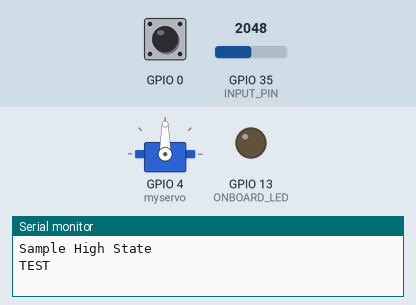
A sketch run on a simulated ESP32. Shown: servo, output pins drawn as LEDs (lit = HIGH), the last lines printed to the serial monitor. The inputs (shaded band) are chosen by the test bench; at power-on: GPIO 0 LOW, GPIO 35 (INPUT_PIN) = 2048.

Above: at 1.2 s.
1.3 s: GPIO 0 pulsed HIGH 5 times (0.12 s each, 0.3 s apart)
At 3.8 s:
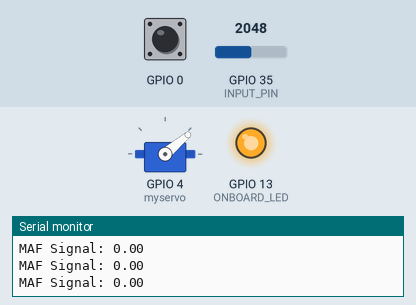
4.3 s: GPIO 35 (INPUT_PIN) set to 3603
At 7.08 s:
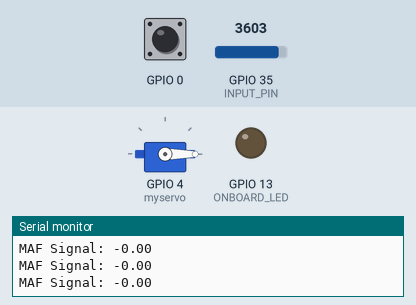
7.3 s: GPIO 35 (INPUT_PIN) set to 4095
At 9.59 s:
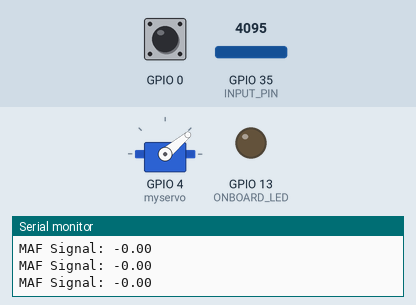
10.3 s: GPIO 35 (INPUT_PIN) set to 491
At 11.4 s:
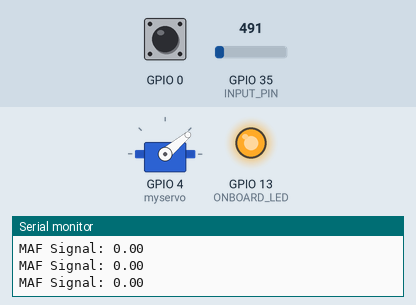
13.3 s: GPIO 0 pulsed HIGH 2 times (0.12 s each, 0.3 s apart)
At 13.61 s:
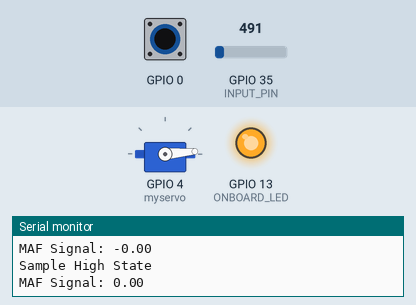
15.4 s: GPIO 35 (INPUT_PIN) set to 0
At 18.9 s:
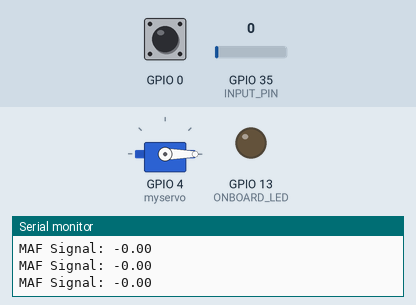
Timing chart, 0 to 19.4 s (numbered marks = the images above; inputs shaded):
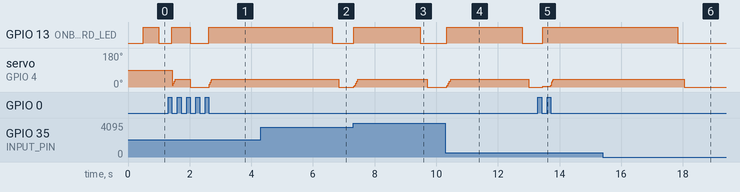

The sketch:

FilterFSM-Huzzah.ino
```cpp
#include <ESP32Servo.h>

#define SAMPLE_RATE 500
//#define BAUD_RATE 115200
#define BAUD_RATE 9600
#define INPUT_PIN A7

#define HIGH_VOLTAGE  3.3
#define ONBOARD_LED 13

// Moving average filter varaibles
# define WINDOW_SIZE 25
// window to hold to the values to be averaged for the MAF
float window[WINDOW_SIZE];
//int window[WINDOW_SIZE];
int MAFIndex = 0;
//long MAFSum = 0;
float MAFSum = 0;

long sampleTimer = millis();

int period = 2; // sample rate of 500 Hz
// variables used to calculate average high value in SampleHigh state
int sampleCount = 0;
float sumHigh = 0;
float averageHigh = 0;

enum {Waiting, SampleHigh, Running} State;

Servo myservo;  // create servo object to control a servo
// twelve servo objects can be created on most boards
int servoPeriod = 3; // call the MoveServo function every servoPeriod ms
long servoTimer = 0;
long notFlexedTimer = 0;
bool notFlexedFlag = false;

int servoPosition = 0; // variable to store the servo position

long stateTimer = 0;
long blinkLEDTimer = 0;
bool ledState = 0;

bool prevButtonPressed = false;

void setup() {
  // Serial connection begin
  pinMode(ONBOARD_LED, OUTPUT);
  pinMode(INPUT_PIN, INPUT);
  Serial.begin(BAUD_RATE);
  digitalWrite(ONBOARD_LED, LOW);
  State = Waiting;
  myservo.attach(4);  // attaches the servo on pin 13 to the servo object
}

float MovingAverage(float sample) {
  // remove old sample from MAFSum before adding in the new sample
  MAFSum = MAFSum - window[MAFIndex];
  // set current window index to the value from the input pin
  window[MAFIndex] = sample;
  //window[MAFIndex] = analogRead(INPUT_PIN);
  // Add the new sample to the MAF Sum
  MAFSum += window[MAFIndex];
  // Update the window index, resets back to 0 if MAFIndex > WINDOW_SIZE
  MAFIndex = (MAFIndex + 1) % WINDOW_SIZE;
  // returns the average of the values in the MAF window

  // output for given sample in voltage units
  return MAFSum / WINDOW_SIZE;
  // output for sample read directly from analog input pin
  //float MAFSample = ((MAFSum / WINDOW_SIZE) * HIGH_VOLTAGE) / 4096;
  //return MAFSample;
}

// Band-Pass Butterworth IIR digital filter, generated using filter_gen.py.
// Sampling rate: 500.0 Hz, frequency: [74.5, 149.5] Hz.
// Filter is order 4, implemented as second-order sections (biquads).
// Reference:
// https://docs.scipy.org/doc/scipy/reference/generated/scipy.signal.butter.html
// https://courses.ideate.cmu.edu/16-223/f2020/Arduino/FilterDemos/filter_gen.py
float EMGFilter(float input)
{
  float output = input;
  {
    static float z1, z2; // filter section state
    float x = output - 0.05159732 * z1 - 0.36347401 * z2;
    output = 0.01856301 * x + 0.03712602 * z1 + 0.01856301 * z2;
    z2 = z1;
    z1 = x;
  }
  {
    static float z1, z2; // filter section state
    float x = output - -0.53945795 * z1 - 0.39764934 * z2;
    output = 1.00000000 * x + -2.00000000 * z1 + 1.00000000 * z2;
    z2 = z1;
    z1 = x;
  }
  {
    static float z1, z2; // filter section state
    float x = output - 0.47319594 * z1 - 0.70744137 * z2;
    output = 1.00000000 * x + 2.00000000 * z1 + 1.00000000 * z2;
    z2 = z1;
    z1 = x;
  }
  {
    static float z1, z2; // filter section state
    float x = output - -1.00211112 * z1 - 0.74520226 * z2;
    output = 1.00000000 * x + -2.00000000 * z1 + 1.00000000 * z2;
    z2 = z1;
    z1 = x;
  }
  return output;
}

// Reads the value from the specified input pin and converts the value
// to voltage
float Sample(int inputPin) {
  return (analogRead(inputPin) * HIGH_VOLTAGE) / 4095;
}

// Function to be called in each state of the FSM to update the current
// state based on the input from the keyboard
// keyboard input 1 -> 49
// keyboard input 2 -> 50
// keyboard input 3 -> 51
void CheckState() {
  if (digitalRead(0)) {
    prevButtonPressed = false;
  }
  switch (State) {
    case Waiting:
      if (!digitalRead(0) && !prevButtonPressed) {
        State = SampleHigh;
        Serial.println("Sample High State");
        Serial.println("TEST");
        prevButtonPressed = true;
      }
      break;
    case SampleHigh:
      if (!digitalRead(0) && !prevButtonPressed) {
        State = Running;
        Serial.println("Running State");
        prevButtonPressed = true;
      }
      break;
    case Running:
      if (!digitalRead(0) && !prevButtonPressed) {
        State = SampleHigh;
        Serial.println("Sample High State");
        prevButtonPressed = true;
        // reset average high variables before returning to sample high state
        sampleCount = 0;
        sumHigh = 0;
        averageHigh = 0;
        MAFIndex = 0;
        MAFSum = 0;
      }
      break;
    default:
      State = Waiting;
      break;
  }
}

// run on every iteration of main loop in filter fsm
void MoveServo(float sig, float avgHigh) {
  /*int steps = 10; // number of loop iterations to perform each time
    float speedDelay = 1;
    float maxDelay = 3;
    int pos = 0;

    // return to starting position if the user is not flexing
    if (sig < (avgHigh / 2) && (servoPosition > 0)) {
    for (pos = servoPosition; pos >= servoPosition - steps; pos -= 1) { // goes from 0 degrees to 180 degrees
      // in steps of 1 degree
      if (pos >= 0) {
        myservo.write(pos);              // tell servo to go to position in variable 'pos'
      }
      delay(2);
    }
    }
    else {
    if (sig >= avgHigh) { // 0 delay if the signal value is greater than the average high
      speedDelay = 0;
    }
    else {
      speedDelay = ((avgHigh - sig) / avgHigh) * maxDelay; // scale the delay between 0 and maxDelay
    }
    for (pos = servoPosition; pos <= servoPosition + steps; pos += 1) { // goes from 0 degrees to 180 degrees
      // in steps of 1 degree
      if (pos <= 180) {
        myservo.write(pos);              // tell servo to go to position in variable 'pos'
      }
      delay(speedDelay);
    }
    }*/
  if ((millis() - servoTimer) > servoPeriod) {
    // Speed Thresholds
    // Adjust the servo speed by chaning the servoPeriod based on the signal amplitude
    if ((sig > (avgHigh * .5)) && (servoPosition <= 35)) {
      servoPosition += 5;
      notFlexedFlag = false;

      if (sig >= avgHigh) {
        servoPeriod = 0;
      }
      else {
        // Scales the servoPeriod between 0 and 4 ms
        servoPeriod = (1 - (sig / avgHigh)) * 8;
      }
    }


    else if ((sig < (avgHigh * .4)) && (servoPosition >= 5)) {  // not flexed
      if (!notFlexedFlag) {
        notFlexedFlag = true;
        notFlexedTimer = millis();
      }
      else { // if a notflexed state was previously detected
        // move the servo back to starting position if 500ms have gone by without detecting a flex
        if ((millis() - notFlexedTimer) > 200) {
          servoPosition = 0;
          myservo.write(servoPosition);
          notFlexedTimer = millis();
          notFlexedFlag = false;
        }
      }
      //servoPosition -= 5;
    }
    myservo.write(servoPosition);

    servoTimer = millis();
  }
}

void loop() {
  /*if ((millis() - stateTimer) > 200) {
    CheckState();
    stateTimer = millis();
    }*/
  //Serial.println(State); // debug to check state switching from keyboard works
  switch (State) {
    case Waiting:
      CheckState();
      break;
    case SampleHigh:
      CheckState();
      // flash an LED to know you are in the sampling state
      if ((millis() - blinkLEDTimer) > 500) {
        ledState = !ledState;
        //digitalWrite(ONBOARD_LED, ledState);
        if (ledState) {
          digitalWrite(ONBOARD_LED, HIGH);
        }
        else {
          digitalWrite(ONBOARD_LED, LOW);
        }
        blinkLEDTimer = millis();
      }

      //CheckState();
      //digitalWrite(ONBOARD_LED, HIGH); // turn on led when in sample high state
      // find average high EMG value
      if ((period * sampleCount) < 5000) { // sample for 5 seconds
        if ((millis() - sampleTimer) > period) {
          float sensor_value = Sample(INPUT_PIN);
          float filteredSignal = EMGFilter(sensor_value);
          filteredSignal = abs(filteredSignal);
          float MAFSignal = MovingAverage(filteredSignal);
          sumHigh += MAFSignal;
          //sumHigh += filteredSignal;
          sampleCount++;
          //Serial.println(sensor_value);
          sampleTimer = millis();
        }
      }
      if ((period * sampleCount) == 5000) {
        digitalWrite(ONBOARD_LED, LOW);  // turn led on when done sampling for calculating the high average
        averageHigh = sumHigh / sampleCount;
        Serial.print("Average High: ");
        Serial.println(averageHigh);
        sampleTimer = millis();
        //sampleCount = 0;
        State = Running;
        Serial.println("Running State");
      }
      break;
    case Running:
      CheckState();
      float servoSignal;

      if ((millis() - sampleTimer) > period) {
        float sensor_value = Sample(INPUT_PIN);
        //float sensor_value = (analogRead(INPUT_PIN) * HIGH_VOLTAGE) / 4095;
        float filteredSignal = EMGFilter(sensor_value);
        filteredSignal = abs(filteredSignal);
        float MAFSignal = MovingAverage(filteredSignal);
        //Serial.println(filteredSignal);
        Serial.print("MAF Signal: ");
        Serial.println(MAFSignal);
        //Serial.println(MAFSignal * 20);
        //Serial.println(filteredSignal*20);

        // turn on led (punch) if signal amplitude is greater than 50% of average high
        if (MAFSignal > (.6 * averageHigh)) {
          //if (filteredSignal > (averageHigh / 2)) {
          digitalWrite(ONBOARD_LED, HIGH);
        }
        else {
          digitalWrite(ONBOARD_LED, LOW);
        }

        //MoveServo(MAFSignal, averageHigh);
        servoSignal = MAFSignal;
        sampleTimer = millis();
      }

      /*if ((millis() - servoTimer) > servoPeriod) {
        MoveServo(servoSignal, averageHigh);
        servoTimer = millis();
        }*/

      MoveServo(servoSignal, averageHigh);

      break;
    default:
      State = Waiting;
      CheckState();
      break;
  }
}
```

Measured:
- after the input at 1.3 s, servo on GPIO 4 (myservo): ramps from 0° to 40° and jumps back, once every 0.60 s
- after the input at 4.3 s, GPIO 13 (ONBOARD_LED): HIGH → LOW after 2.3 s; servo on GPIO 4 (myservo): 40° → 0° after 2.5 s
- after the input at 7.3 s, GPIO 13 (ONBOARD_LED): LOW → HIGH at once, → LOW 2.2 s later; servo on GPIO 4 (myservo): 0° → 40° at once, → 0° 2.4 s later
- after the input at 10.3 s, GPIO 13 (ONBOARD_LED): LOW → HIGH at once, → LOW 2.5 s later; servo on GPIO 4 (myservo): 0° → 40° at once, → 0° 2.7 s later
- after the input at 13.3 s, GPIO 13 (ONBOARD_LED): LOW → HIGH after 0.16 s; servo on GPIO 4 (myservo): 0° → 5° after 0.16 s, → 40° 0.26 s later
- after the input at 15.4 s, GPIO 13 (ONBOARD_LED): HIGH → LOW after 2.4 s; servo on GPIO 4 (myservo): 40° → 0° after 2.6 s
